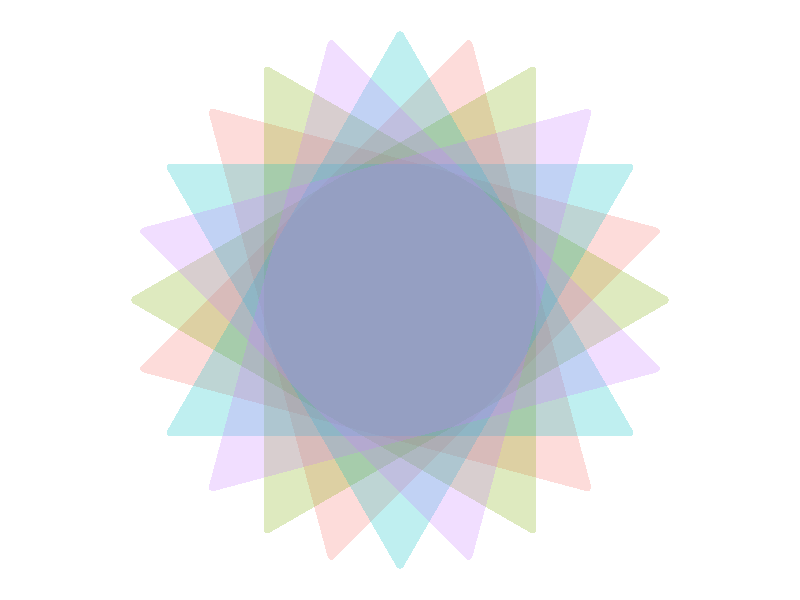

Reproduce this figure in R.
library(ggplot2)
library(dplyr)
library(ggforce)

ggplot() +
  geom_regon(
    aes(
      x0 = 1,
      y0 = 1,
      sides = 3,
      r = 1,
      angle = seq(0, 1.75 * pi, by = 0.25 * pi),
      fill = rep(c("red", "blue", "green", "yellow"), 2)
    ),
    alpha = 0.25,
    radius = unit(0.1, "cm")
  ) +
  coord_fixed() +
  theme_void() +
  theme(legend.position = "none")


